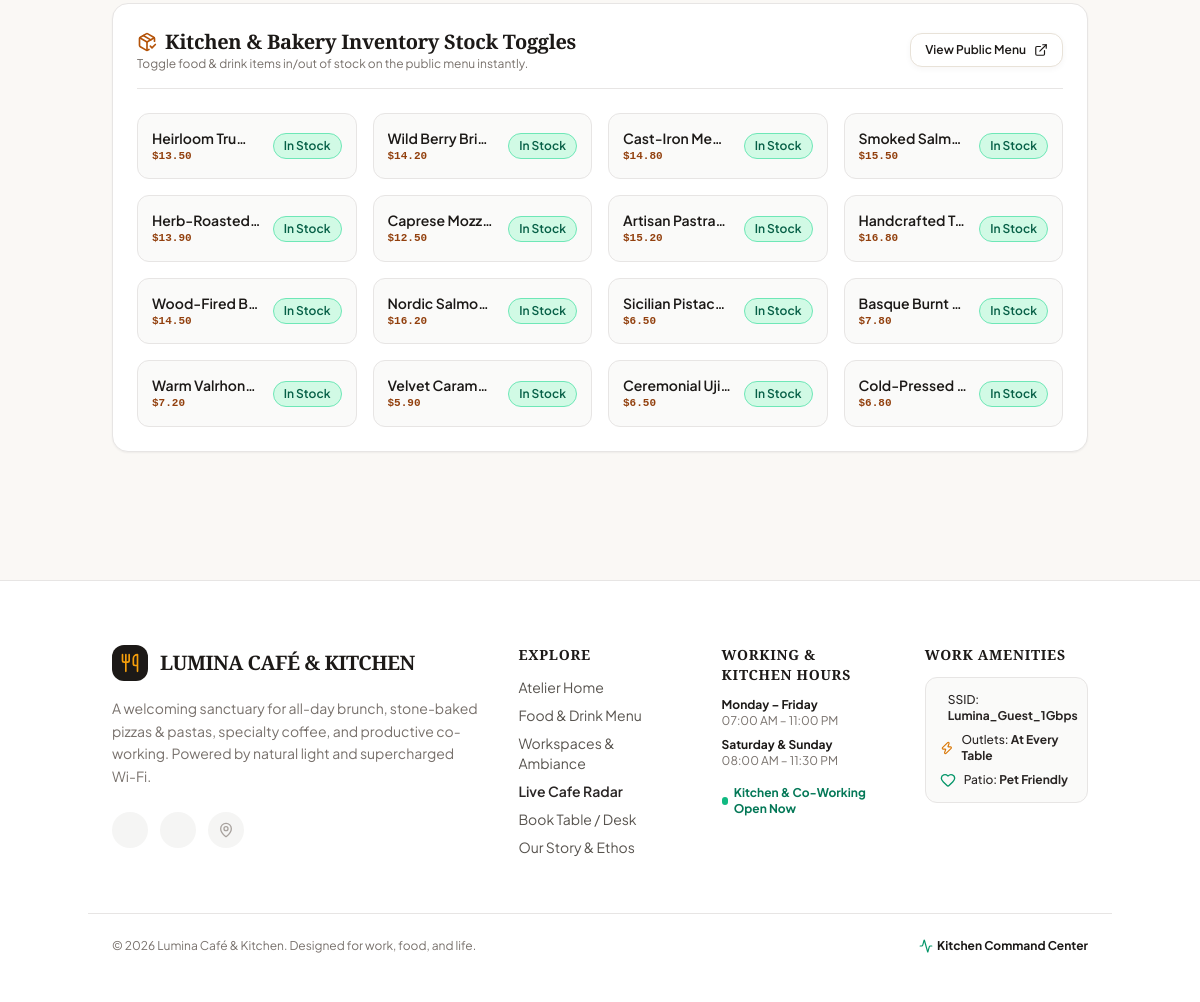
/dashboard.php (lower part), run on an earlier commit of the app's database.
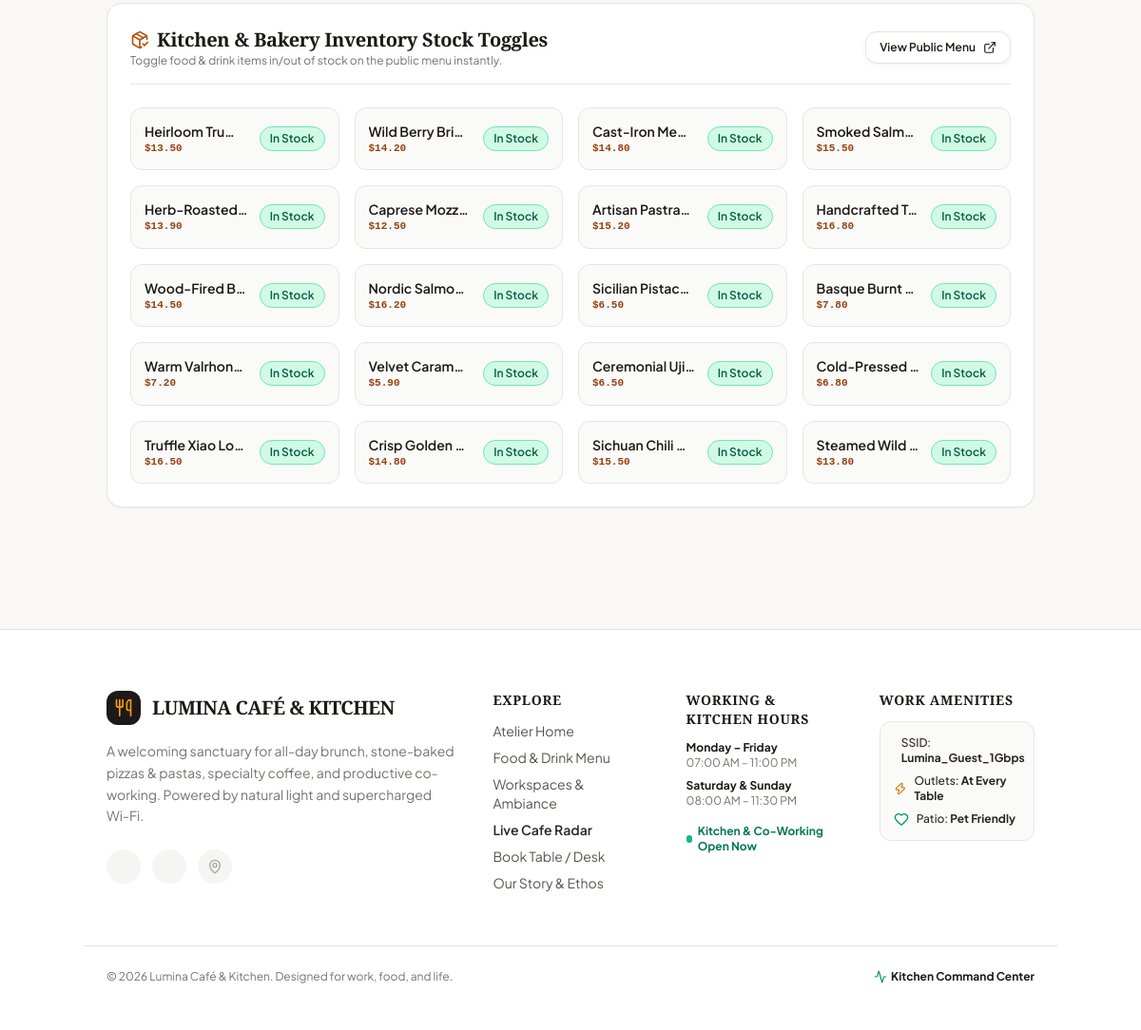
And on a later commit of the database.
### tables this page shows
CREATE TABLE menu_items (
            id INTEGER PRIMARY KEY AUTOINCREMENT,
            name TEXT NOT NULL,
            category TEXT NOT NULL,
            price REAL NOT NULL,
            description TEXT,
            image_url TEXT,
            badge TEXT DEFAULT '',
            dietary TEXT DEFAULT '',
            prep_time TEXT DEFAULT '10-12 mins',
            calories INTEGER DEFAULT 350,
            in_stock INTEGER DEFAULT 1,
            rating REAL DEFAULT 4.9,
            reviews_count INTEGER DEFAULT 140
        );

### includes/functions.php (called while the page is built, shortened)
<?php
function formatPrice($price) {
    return '$' . number_format((float)$price, 2);
}

### dashboard.php (the view, shortened to what this page needs)
<?php
require_once __DIR__ . '/includes/db.php';
require_once __DIR__ . '/includes/functions.php';
$menuItems = $pdo->query("SELECT * FROM menu_items ORDER BY id ASC")->fetchAll();
include __DIR__ . '/includes/header.php';
?>
<div class="container py-8 space-y-8">
    <div class="bg-white border border-stone-200 rounded-2xl p-6 space-y-6 shadow-sm">
        <div class="flex items-center justify-between pb-4 border-b border-stone-200">
            <div>
                <h3 class="font-heading text-xl font-bold text-stone-900 flex items-center gap-2">
                    <i data-lucide="package-check" class="w-5 h-5 text-amber-700"></i>
                    Kitchen & Bakery Inventory Stock Toggles
                </h3>
                <p class="text-xs text-stone-500">Toggle food & drink items in/out of stock on the public menu instantly.</p>
            </div>
            <a href="menu.php" class="btn-secondary text-xs py-2 px-3.5">
                View Public Menu
                <i data-lucide="external-link" class="w-3.5 h-3.5"></i>
            </a>
        </div>
        <div class="grid grid-cols-1 sm:grid-cols-2 lg:grid-cols-4 gap-4">
            <?php foreach ($menuItems as $mi): ?>
                <div class="p-3.5 bg-stone-50 border border-stone-200 rounded-xl flex items-center justify-between gap-3">
                    <div class="min-w-0 flex-1">
                        <div class="text-sm font-semibold text-stone-900 truncate"><?= htmlspecialchars($mi['name']) ?></div>
                        <div class="text-[11px] text-amber-800 font-mono font-bold"><?= formatPrice($mi['price']) ?></div>
                    </div>
                    <button id="stock-btn-<?= $mi['id'] ?>" onclick="toggleStock(<?= $mi['id'] ?>)"
                            class="px-2.5 py-1 rounded-full text-xs font-semibold transition border <?= $mi['in_stock'] ? 'bg-emerald-100 text-emerald-800 border-emerald-300' : 'bg-rose-100 text-rose-800 border-rose-300' ?>">
                        <?= $mi['in_stock'] ? 'In Stock' : 'Sold Out' ?>
                    </button>
                </div>
            <?php endforeach; ?>
        </div>
    </div>
</div>
<?php include __DIR__ . '/includes/footer.php'; ?>

### includes/header.php (shortened to what this page needs)
<!DOCTYPE html>
<html lang="en">
<head>
    <script src="https://cdn.tailwindcss.com"></script>
    <link rel="stylesheet" href="assets/css/style.css">
</head>
<body class="text-stone-900 min-h-screen flex flex-col justify-between">

### includes/footer.php (shortened to what this page needs)
    <footer class="bg-white border-t border-stone-200 pt-16 pb-12 text-stone-600 mt-24">
        <div class="container grid grid-cols-1 md:grid-cols-2 lg:grid-cols-5 gap-10 mb-14">
            <div class="lg:col-span-2 space-y-4">
                <a href="index.php" class="flex items-center gap-3">
                    <div class="w-9 h-9 rounded-xl bg-stone-900 text-amber-500 flex items-center justify-center">
                        <i data-lucide="utensils" class="w-5 h-5"></i>
                    </div>
                    <span class="font-heading text-xl font-bold tracking-tight text-stone-900">LUMINA CAFÉ & KITCHEN</span>
                </a>
                <p class="text-sm text-stone-500 max-w-sm leading-relaxed">
                    A welcoming sanctuary for all-day brunch, stone-baked pizzas & pastas, specialty coffee, and productive co-working. Powered by natural light and supercharged Wi-Fi.
                </p>
                <div class="pt-2 flex items-center gap-3 text-stone-400">
                    <a href="#" class="w-9 h-9 rounded-full bg-stone-100 hover:bg-stone-200 hover:text-stone-900 flex items-center justify-center transition">
                        <i data-lucide="instagram" class="w-4 h-4"></i>
                    </a>
                    <a href="#" class="w-9 h-9 rounded-full bg-stone-100 hover:bg-stone-200 hover:text-stone-900 flex items-center justify-center transition">
                        <i data-lucide="facebook" class="w-4 h-4"></i>
                    </a>
                    <a href="#" class="w-9 h-9 rounded-full bg-stone-100 hover:bg-stone-200 hover:text-stone-900 flex items-center justify-center transition">
                        <i data-lucide="map-pin" class="w-4 h-4"></i>
                    </a>
                </div>
            </div>
            <div class="space-y-3">
                <h4 class="font-heading text-sm text-stone-900 font-bold uppercase tracking-wider">Explore</h4>
                <ul class="space-y-2 text-sm">
                    <li><a href="index.php" class="hover:text-amber-700 transition">Atelier Home</a></li>
                    <li><a href="menu.php" class="hover:text-amber-700 transition">Food & Drink Menu</a></li>
                    <li><a href="index.php#atmospheres" class="hover:text-amber-700 transition">Workspaces & Ambiance</a></li>
                    <li><a href="dashboard.php" class="hover:text-amber-700 transition font-semibold text-stone-800">Live Cafe Radar</a></li>
                    <li><a href="reservation.php" class="hover:text-amber-700 transition">Book Table / Desk</a></li>
                    <li><a href="about.php" class="hover:text-amber-700 transition">Our Story & Ethos</a></li>
                </ul>
            </div>
            <div class="space-y-3">
                <h4 class="font-heading text-sm text-stone-900 font-bold uppercase tracking-wider">Working & Kitchen Hours</h4>
                <div class="space-y-2 text-xs">
                    <div>
                        <div class="text-stone-900 font-bold">Monday – Friday</div>
                        <div class="text-stone-500">07:00 AM – 11:00 PM</div>
                    </div>
                    <div>
                        <div class="text-stone-900 font-bold">Saturday & Sunday</div>
                        <div class="text-stone-500">08:00 AM – 11:30 PM</div>
                    </div>
                    <div class="pt-2 text-emerald-700 font-bold flex items-center gap-1.5">
                        <span class="w-2 h-2 rounded-full bg-emerald-500 animate-pulse"></span>
                        Kitchen & Co-Working Open Now
                    </div>
                </div>
            </div>
            <div class="space-y-3">
                <h4 class="font-heading text-sm text-stone-900 font-bold uppercase tracking-wider">Work Amenities</h4>
                <div class="bg-stone-50 border border-stone-200 rounded-xl p-3.5 space-y-2 text-xs">
                    <div class="flex items-center gap-2 text-stone-800 font-medium">
                        <span>SSID: <strong>Lumina_Guest_1Gbps</strong></span>
                    </div>
                    <div class="flex items-center gap-2 text-stone-800 font-medium">
                        <i data-lucide="zap" class="w-4 h-4 text-amber-600"></i>
                        <span>Outlets: <strong>At Every Table</strong></span>
                    </div>
                    <div class="flex items-center gap-2 text-stone-800 font-medium">
                        <i data-lucide="heart" class="w-4 h-4 text-emerald-600"></i>
                        <span>Patio: <strong>Pet Friendly</strong></span>
                    </div>
                </div>
            </div>
        </div>
        <div class="container border-t border-stone-200 pt-6 flex flex-col sm:flex-row items-center justify-between text-xs text-stone-500 gap-4">
            <p>&copy; <?= date('Y') ?> Lumina Café & Kitchen. Designed for work, food, and life.</p>
            <div class="flex gap-6">
                <a href="dashboard.php" class="text-stone-900 font-bold hover:underline flex items-center gap-1">
                    <i data-lucide="activity" class="w-3.5 h-3.5 text-emerald-600"></i> Kitchen Command Center
                </a>
            </div>
        </div>
    </footer>
</body>
</html>

### assets/css/style.css (style rules this page uses)
:root { --bg-main: #FAF8F5; --bg-surface: #FFFFFF; --bg-subtle: #F5F2EB; --bg-hover: #EFEAE0; --border-color: #E8E2D8; --border-hover: #D7CEC2; --text-primary: #1C1917; --text-secondary: #57534E; --text-muted: #78716C; --amber-primary: #D97706; --amber-light: #FEF3C7; --amber-dark: #92400E; --emerald-primary: #15803D; --emerald-light: #DCFCE7; --font-heading: 'Playfair Display', Georgia, serif; --font-sans: 'Plus Jakarta Sans', system-ui, -apple-system, sans-serif; --shadow-sm: 0 2px 6px rgba(44, 30, 20, 0.04); --shadow-md: 0 8px 24px rgba(44, 30, 20, 0.06); --shadow-lg: 0 16px 36px rgba(44, 30, 20, 0.08); }
* { margin: 0; padding: 0; box-sizing: border-box; scroll-behavior: smooth; }
body { background-color: var(--bg-main); color: var(--text-primary); font-family: var(--font-sans); line-height: 1.6; overflow-x: hidden; -webkit-font-smoothing: antialiased; transition: background-color 0.8s cubic-bezier(0.25, 1, 0.5, 1); }
h1, h2, h3, .font-heading { font-family: var(--font-heading); letter-spacing: -0.015em; }
.btn-secondary { background: #FFFFFF; color: var(--text-primary); border: 1px solid var(--border-color); padding: 12px 22px; border-radius: 12px; cursor: pointer; display: inline-flex; align-items: center; gap: 8px; font-size: 0.92rem; font-weight: 600; transition: all 0.25s ease; text-decoration: none; box-shadow: var(--shadow-sm); }
.container { max-width: 1240px; margin: 0 auto; padding: 0 24px; }

What changed in the data, as far as the page shows it:
added menu_items: name "Truffle Xiao Lo…", price "$16.50", in_stock "In Stock"
added menu_items: name "Crisp Golden…", price "$14.80", in_stock "In Stock"
added menu_items: name "Sichuan Chili…", price "$15.50", in_stock "In Stock"
added menu_items: name "Steamed Wild…", price "$13.80", in_stock "In Stock"
